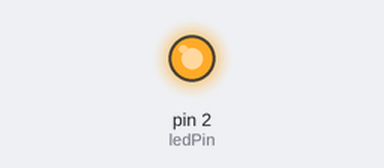
A sketch run on a simulated Arduino Uno, built with avr-gcc and run on an emulated ATmega328P. Shown: output pins drawn as LEDs (lit = HIGH). What the sketch prints to the serial monitor is not drawn.

Above: at 0.4 s.
At 6.9 s:
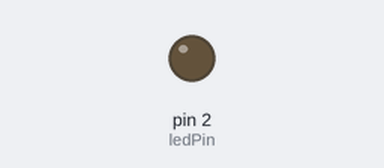
Timing chart, 0 to 10.1 s (numbered marks = the images above):
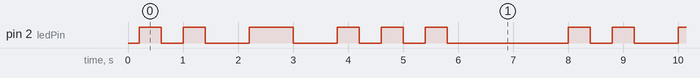

The sketch:

ex03.ino
```cpp
/*
 * 作业3: 使用 millis() 控制 LED 产生 SOS 闪烁信息
 * SOS 信号: 三短闪 + 三长闪 + 三短闪，播放完毕后停顿 2 秒
 * 短闪: 200ms 亮 + 200ms 灭
 * 长闪: 600ms 亮 + 200ms 灭
 */

const int ledPin = 2;
bool ledState = false;
unsigned long previousMillis = 0;

// SOS 时序表: [亮灯时长, 熄灯时长]
// 三短 + 间隔 + 三长 + 间隔 + 三短 + 长停顿
const unsigned long sosPattern[][2] = {
  // S: 三短闪
  {200, 200}, {200, 200}, {200, 200},
  {200, 200},
  // O: 三长闪
  {600, 200}, {600, 200}, {600, 200},
  {200, 200},
  // S: 三短闪
  {200, 200}, {200, 200}, {200, 200},
  {200, 2000}
};

const int patternLength = sizeof(sosPattern) / sizeof(sosPattern[0]);
int patternIndex = 0;
bool isOnPhase = true;

void setup() {
  Serial.begin(115200);
  pinMode(ledPin, OUTPUT);
  Serial.println("SOS Signal Start");
}

void loop() {
  unsigned long currentMillis = millis();

  if (currentMillis - previousMillis >= (isOnPhase ? sosPattern[patternIndex][0] : sosPattern[patternIndex][1])) {
    previousMillis = currentMillis;

    if (isOnPhase) {
      ledState = !ledState;
      digitalWrite(ledPin, ledState ? HIGH : LOW);
      isOnPhase = false;
    } else {
      isOnPhase = true;
      patternIndex++;
      if (patternIndex >= patternLength) {
        patternIndex = 0;
        Serial.println("SOS cycle completed");
      }
    }
  }
}
```

Measured:
- by itself, pin 2 (ledPin): repeats every 7.8 s: LOW 0.40 s, HIGH 0.40 s, LOW 0.80 s, HIGH 0.80 s, LOW 0.80 s, 2 × (HIGH 0.40 s, LOW 0.40 s), HIGH 0.40 s, LOW 2.2 s, HIGH 0.40 s
- by itself, everything shown: repeats every 7.8 s, in 12 steps
